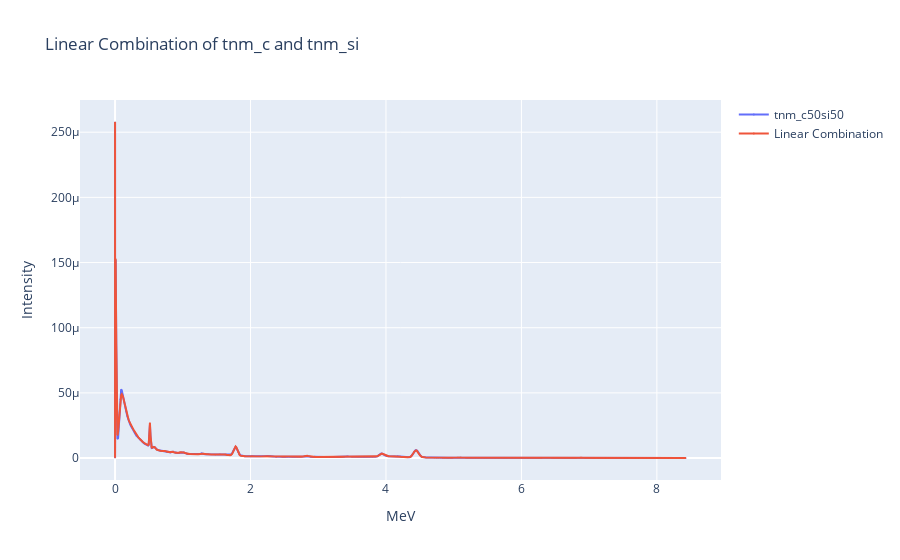

The notebook cell this image was saved under:
### Code cell
_ = ['tnm_c', 'tnm_si', 'tnm_c50si50']
_ = [filenames.to_list().index(i) for i in _]

# assuming tnm_c50si50 is made up of 50% tnm_c and 50% tnm_si, prove this by finding the linear combination of the two using regression
# find the linear combination of tnm_c and tnm_si that best approximates tnm_c50si50
x = np.array([detector_spectrums[i][0] for i in _[:-1]])
y = detector_spectrums[filenames.to_list().index('tnm_c50si50')][0]
a, b = find_linear_combination(x, y)
a, b
print(f'Linear combination of tnm_c and tnm_si: {a} * tnm_c + {b} * tnm_si')

# plot the linear combination of tnm_c and tnm_si
fig = go.Figure()
fig.add_trace(go.Scatter(
    x=bins, 
    y=y, 
    mode='lines+markers', 
    name='tnm_c50si50',
    marker=dict(size=1),
))
fig.add_trace(go.Scatter(
    x=bins, 
    y=linear_combination(x, a, b), 
    mode='lines+markers', 
    name='Linear Combination',
    marker=dict(size=1),
))
fig.update_layout(
    title='Linear Combination of tnm_c and tnm_si',
    xaxis_title='MeV', 
    yaxis_title='Intensity'
)
fig.show()

### Figure 1 — Plotly figure (JSON) as saved in the notebook; plotly's stock layout.template omitted (floating-point values rounded to 4 significant figures; data arrays with more than 128 entries replaced by an {"elided": "..."} marker saying what was removed)
{"data": [{"marker": {"size": 1}, "mode": "lines+markers", "name": "tnm_c50si50", "type": "scatter", "x": {"elided": "935 float values"}, "y": {"elided": "935 float values"}}, {"marker": {"size": 1}, "mode": "lines+markers", "name": "Linear Combination", "type": "scatter", "x": {"elided": "935 float values"}, "y": {"elided": "935 float values"}}], "layout": {"title": {"text": "Linear Combination of tnm_c and tnm_si"}, "xaxis": {"title": {"text": "MeV"}}, "yaxis": {"title": {"text": "Intensity"}}}}
